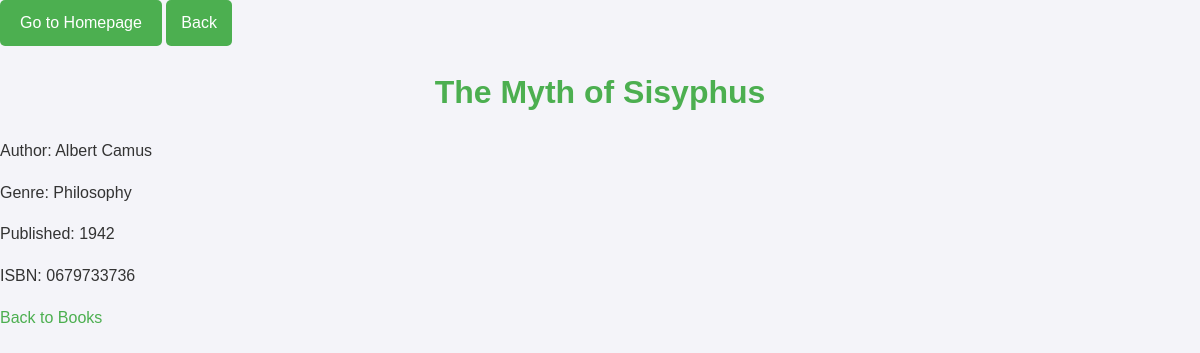
The app's page /project/books/1/, older data.
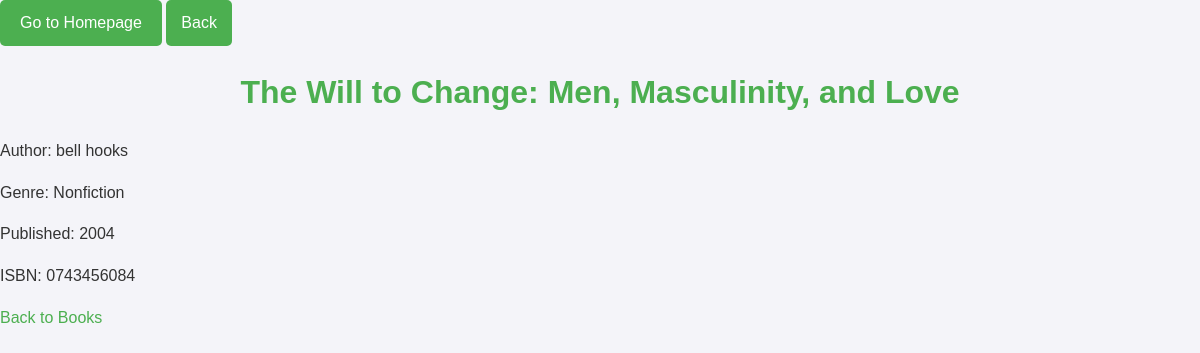
The same page, newer data.
### project/models.py (models this page shows, shortened)
class Book(models.Model):
    title = models.CharField(max_length=200)
    author = models.CharField(max_length=100)
    genre = models.CharField(max_length=50)
    publication_year = models.IntegerField()
    isbn = models.CharField(max_length=20)

### project/views.py (the view)
# urls.py: path('books/<int:pk>/', BookDetailView.as_view(), name='book-detail'),
class BookDetailView(DetailView):
    model = Book
    template_name = 'project/book_detail.html'

### project/templates/project/book_detail.html (shortened to what this page needs)
<!DOCTYPE html>
<html>
<head>
    {% load static %}
    <link rel="stylesheet" type="text/css" href="{% static 'project/css/styles.css' %}">
</head>
<body>
    <a href="{% url 'homepage' %}" class="home-button">Go to Homepage</a>
    <a href="javascript:history.back()" class="back-button">Back</a>
    <h1>{{ object.title }}</h1>
    <p>Author: {{ object.author }}</p>
    <p>Genre: {{ object.genre }}</p>
    <p>Published: {{ object.publication_year }}</p>
    <p>ISBN: {{ object.isbn }}</p>
    <a href="/project/books/">Back to Books</a>
</body>
</html>

Row changes from the older to the newer data that the page shows:
changed Book: title "The Myth of Sisyphus" → "The Will to Change: Men, Masculinity, and Love"; author "Albert Camus" → "bell hooks"; genre "Philosophy" → "Nonfiction"; publication_year "1942" → "2004"; isbn "0679733736" → "0743456084"
